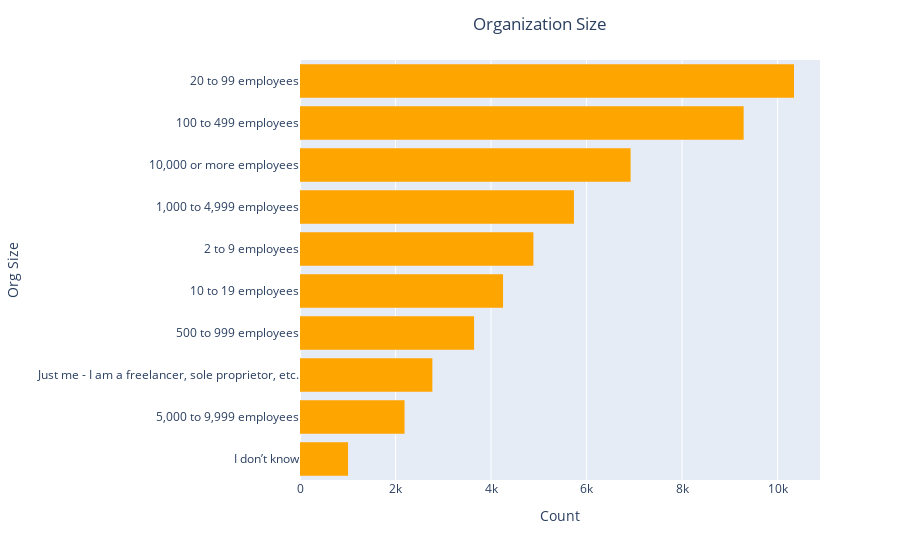

Write notebook code for a chart like this one.
### Code cell
Organization_plot(df,"OrgSize")

### Figure 1 — Plotly figure (JSON) as saved in the notebook; plotly's stock layout.template omitted (floating-point values rounded to 4 significant figures)
{"data": [{"alignmentgroup": "True", "bingroup": "y", "histfunc": "sum", "hovertemplate": "sum of Count=%{x}<br>Size=%{y}<extra></extra>", "legendgroup": "", "marker": {"color": "orange", "pattern": {"shape": ""}}, "name": "", "offsetgroup": "", "orientation": "h", "showlegend": false, "type": "histogram", "x": [1006, 2189, 2771, 3645, 4251, 4887, 5736, 6922, 9289, 10343], "xaxis": "x", "y": ["I don’t know", "5,000 to 9,999 employees", "Just me - I am a freelancer, sole proprietor, etc.", "500 to 999 employees", "10 to 19 employees", "2 to 9 employees", "1,000 to 4,999 employees", "10,000 or more employees", "100 to 499 employees", "20 to 99 employees"], "yaxis": "y"}], "layout": {"barmode": "group", "legend": {"tracegroupgap": 0}, "margin": {"t": 60}, "title": {"text": "Organization Size", "x": 0.6}, "xaxis": {"anchor": "y", "domain": [0, 1], "title": {"text": "Count"}}, "yaxis": {"anchor": "x", "domain": [0, 1], "title": {"text": "Org Size"}}}}
